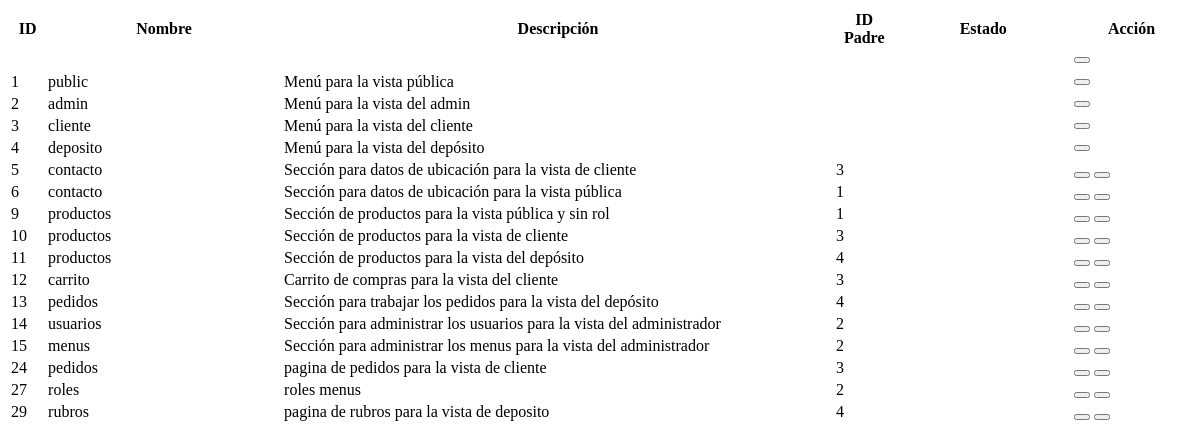
The app's page /Vista/accion/admin/accionListarItemM.php with its own data.
### tables this page shows
CREATE TABLE `menu` (
  `idmenu` bigint(20) NOT NULL,
  `menombre` varchar(50) NOT NULL COMMENT 'Nombre del item del menu',
  `medescripcion` varchar(124) NOT NULL COMMENT 'Descripcion mas detallada del item del menu',
  `idpadre` bigint(20) DEFAULT NULL COMMENT 'Referencia al id del menu que es subitem',
  `medeshabilitado` timestamp NULL DEFAULT current_timestamp() COMMENT 'Fecha en la que el menu fue deshabilitado por ultima vez'
);

### Utiles/funciones.php (called while the page is built, shortened)
<?php
spl_autoload_register(function($class_name){
    $directorys = array(
        $GLOBALS['ROOT'].'Modelo/',
        $GLOBALS['ROOT'].'Modelo/Paris/',
        $GLOBALS['ROOT'].'Control/',
        $GLOBALS['ROOT'].'Utiles/',
    );
    foreach($directorys as $directory){
        if(file_exists($directory.$class_name . '.php')){
            return;
        }
    }
});
?>

### Control/AbmMenu.php (called while the page is built, shortened)
<?php
class AbmMenu extends AbmSuper{
    public function __construct(){
        $this->clase = new Menu();
    }
}
?>

### Utiles/Model.php (called while the page is built, shortened)
<?php
    class ORMWrapper extends ORM {
        public static function for_table($table_name, $connection_name = parent::DEFAULT_CONNECTION) {
            return new self($table_name, array(), $connection_name);
        }
    }
    class Model {
        public static $auto_prefix_models = null;
        public static $short_table_names = false;
        protected static function _get_static_property($class_name, $property, $default=null) {
            if (!class_exists($class_name) || !property_exists($class_name, $property)) {
                return $default;
            }
            $properties = get_class_vars($class_name);
            return $properties[$property];
        }
        protected static function _get_table_name($class_name) {
            $specified_table_name = self::_get_static_property($class_name, '_table');
            $use_short_class_name = self::_use_short_table_name($class_name);
            return $specified_table_name;
        }
        protected static function _use_short_table_name($class_name) {
            $global_option = self::$short_table_names;
            $class_property = self::_get_static_property($class_name, '_table_use_short_name');
            return is_null($class_property) ? $global_option : $class_property;
        }
        protected static function _get_id_column_name($class_name) {
            return self::_get_static_property($class_name, '_id_column', self::DEFAULT_ID_COLUMN);
        }
        public static function factory($class_name, $connection_name = null) {
            $class_name = self::$auto_prefix_models . $class_name;
            $table_name = self::_get_table_name($class_name);
            if ($connection_name == null) {
               $connection_name = self::_get_static_property(
                   $class_name,
                   '_connection_name',
                   ORMWrapper::DEFAULT_CONNECTION
               );
            }
            $wrapper = ORMWrapper::for_table($table_name, $connection_name);
            $wrapper->set_class_name($class_name);
            $wrapper->use_id_column(self::_get_id_column_name($class_name));
            return $wrapper;
        }
    }

### Utiles/ORM.php (called while the page is built, shortened)
<?php
    class ORM implements ArrayAccess {
        protected static $_default_config = array(
            'connection_string' => 'sqlite::memory:',
            'id_column' => 'id',
            'id_column_overrides' => array(),
            'error_mode' => PDO::ERRMODE_EXCEPTION,
            'username' => null,
            'password' => null,
            'driver_options' => null,
            'identifier_quote_character' => null,
            'limit_clause_style' => null,
            'logging' => false,
            'logger' => null,
            'caching' => false,
            'caching_auto_clear' => false,
            'return_result_sets' => false,
        );
        protected static $_config = array();
        protected static $_db = array();
        protected static $_last_statement = null;
        protected $_connection_name;
        protected $_table_name;
        protected $_values = array();
        protected $_result_columns = array('*');
        protected $_join_sources = array();
        protected $_order_by = array();
        protected $_group_by = array();
        public static function configure($key, $value = null, $connection_name = self::DEFAULT_CONNECTION) {
            if (is_array($key)) {
                foreach ($key as $conf_key => $conf_value) {
                    self::configure($conf_key, $conf_value, $connection_name);
                }
            } else {
                self::$_config[$connection_name][$key] = $value;
            }
        }
        protected static function _setup_db_config($connection_name) {
            if (!array_key_exists($connection_name, self::$_config)) {
                self::$_config[$connection_name] = self::$_default_config;
            }
        }
        public static function set_db($db, $connection_name = self::DEFAULT_CONNECTION) {
            self::$_db[$connection_name] = $db;
        }
        protected static function _setup_identifier_quote_character($connection_name) {
            if (is_null(self::$_config[$connection_name]['identifier_quote_character'])) {
                self::$_config[$connection_name]['identifier_quote_character'] =
                    self::_detect_identifier_quote_character($connection_name);
            }
        }
        public static function _setup_limit_clause_style($connection_name) {
            if (is_null(self::$_config[$connection_name]['limit_clause_style'])) {
                self::$_config[$connection_name]['limit_clause_style'] =
                    self::_detect_limit_clause_style($connection_name);
            }
        }
        protected static function _detect_identifier_quote_character($connection_name) {
            switch(self::get_db($connection_name)->getAttribute(PDO::ATTR_DRIVER_NAME)) {
                case 'mysql':
                case 'sqlite':
                case 'sqlite2':
                default:
                    return '`';
            }
        }
        protected static function _detect_limit_clause_style($connection_name) {
            switch(self::get_db($connection_name)->getAttribute(PDO::ATTR_DRIVER_NAME)) {
                default:
                    return ORM::LIMIT_STYLE_LIMIT;
            }
        }
        public static function get_db($connection_name = self::DEFAULT_CONNECTION) {
            return self::$_db[$connection_name];
        }
        public static function get_last_statement() {
            return self::$_last_statement;
        }
        protected static function _execute($query, $parameters = array(), $connection_name = self::DEFAULT_CONNECTION) {
            $statement = self::get_db($connection_name)->prepare($query);
            self::$_last_statement = $statement;
            $time = microtime(true);
            $q = $statement->execute();
            return $q;
        }
        protected static function _log_query($query, $parameters, $connection_name, $query_time) {
            if (empty($parameters)) {
                $bound_query = $query;
            }
            return true;
        }
        protected function __construct($table_name, $data = array(), $connection_name = self::DEFAULT_CONNECTION) {
            $this->_table_name = $table_name;
            $this->_connection_name = $connection_name;
        }
        public function use_id_column($id_column) {
            return $this;
        }
        protected function _find_many() {
            $rows = $this->_run();
            return array_map(array($this, '_create_instance_from_row'), $rows);
        }
        public function find_result_set() {
            return new IdiormResultSet($this->_find_many());
        }
        protected function _build_select() {
            return $this->_join_if_not_empty(" ", array(
                $this->_build_select_start(),
                $this->_build_join(),
                $this->_build_where(),
                $this->_build_group_by(),
                $this->_build_having(),
                $this->_build_order_by(),
                $this->_build_limit(),
                $this->_build_offset(),
            ));
        }
        protected function _build_select_start() {
            $fragment = 'SELECT ';
            $result_columns = join(', ', $this->_result_columns);
            $fragment .= "{$result_columns} FROM " . $this->_quote_identifier($this->_table_name);
            return $fragment;
        }
        protected function _build_join() {
            if (count($this->_join_sources) === 0) {
                return '';
            }
            return join(" ", $this->_join_sources);
        }
        protected function _build_where() {
            return $this->_build_conditions('where');
        }
        protected function _build_having() {
            return $this->_build_conditions('having');
        }
        protected function _build_group_by() {
            if (count($this->_group_by) === 0) {
                return '';
            }
            return "GROUP BY " . join(", ", $this->_group_by);
        }
        protected function _build_conditions($type) {
            $conditions_class_property_name = "_{$type}_conditions";
            if (count($this->$conditions_class_property_name) === 0) {
                return '';
            }
            $conditions = array();
            return strtoupper($type) . " " . join(" AND ", $conditions);
        }
        protected function _build_order_by() {
            if (count($this->_order_by) === 0) {
                return '';
            }
            return "ORDER BY " . join(", ", $this->_order_by);
        }
        protected function _build_limit() {
            $fragment = '';
            return $fragment;
        }
        protected function _build_offset() {
            return '';
        }
        protected function _join_if_not_empty($glue, $pieces) {
            $filtered_pieces = array();
            foreach ($pieces as $piece) {
                if (is_string($piece)) {
                    $piece = trim($piece);
                }
                if (!empty($piece)) {
                    $filtered_pieces[] = $piece;
                }
            }
            return join($glue, $filtered_pieces);
        }
        protected function _quote_one_identifier($identifier) {
            $parts = explode('.', $identifier);
            $parts = array_map(array($this, '_quote_identifier_part'), $parts);
            return join('.', $parts);
        }
        protected function _quote_identifier($identifier) {
            if (is_array($identifier)) {
                $result = array_map(array($this, '_quote_one_identifier'), $identifier);
                return join(', ', $result);
            } else {
                return $this->_quote_one_identifier($identifier);
            }
        }
        protected function _quote_identifier_part($part) {
            $quote_character = self::$_config[$this->_connection_name]['identifier_quote_character'];
            return $quote_character .
                   str_replace($quote_character,
                               $quote_character . $quote_character,
                               $part
                   ) . $quote_character;
        }
        protected function _run() {
            $query = $this->_build_select();
            $caching_enabled = self::$_config[$this->_connection_name]['caching'];
            self::_execute($query, $this->_values, $this->_connection_name);
            $statement = self::get_last_statement();
            $rows = array();
            while ($row = $statement->fetch(PDO::FETCH_ASSOC)) {
                $rows[] = $row;
            }
            return $rows;
        }
        private function _reset_idiorm_state() {
            $this->_values = array();
            $this->_result_columns = array('*');
        }
        public function __call($name, $arguments)
        {
            $method = strtolower(preg_replace('/([a-z])([A-Z])/', '$1_$2', $name));
            if (method_exists($this, $method)) {
                return call_user_func_array(array($this, $method), $arguments);
            } else {
                throw new IdiormMethodMissingException("Method $name() does not exist in class " . get_class($this));
            }
        }
    }

### Modelo/Paris/Querys.php (called while the page is built, shortened)
<?php
class Querys{
    public static function read($param, $table){
        $arreglo = array();
        if($param){
            $res = Model::factory($table)->where($param)->find_result_set();
        }else{
            $res = Model::factory($table)->find_result_set();
        }
        if($res){
            foreach($res as $tupla){
                array_push($arreglo, $tupla->as_array());
            }
        }
        return $arreglo;
    }
}
?>

### Modelo/Menu.php (called while the page is built, shortened)
<?php
class Menu extends ModOrm{
    public static $_table = 'Menu';
    public function listar($param){
        return Querys::read($param, self::$_table);
    }
}
?>

### Control/AbmSuper.php (called while the page is built, shortened)
<?php
class AbmSuper{
    public $clase;
    public function buscar($param){
        return $this->clase->listar($param);
    }
}
?>

### Vista/accion/admin/accionListarItemM.php (the view, shortened to what this page needs)
<?php
$abmMenu = new AbmMenu();
$colItemMenu = $abmMenu->buscar(null);
$strhtnl="";
          $strhtnl.="<table id='listIt' class='table table-striped text-center'>
                    <thead>
                        <tr >
                            <th scope='col' class='col-1' style='width: 3%'>ID</th>
                            <th scope='col' class='col-2' style='width: 20%'>Nombre</th>
                            <th scope='col' class='col-2' style='width: 47%'>Descripción</th>
                            <th scope='col' class='col-2' style='width: 5%'>ID Padre</th>
                            <th scope='col' class='col-1' style='width: 15%'>Estado</th>
                            <th scope='col' class='col-3' style='width: 10%'>Acción</th>
                        </tr>
                    </thead>
                    <tbody>";
if (count($colItemMenu) > 0) {
    $strhtnl.="<tr>
    <td ></td>
    <td contenteditable class='coledit'></td>
    <td contenteditable class='coledit'></td>
    <td contenteditable class='coledit'></td>
    <td><i class='fa fa-check'></i></td>
    <td><button id='altaIt' class='btn btn-info'><i class='fa fa-plus'></i> </button></td>
    </tr>";
   foreach ($colItemMenu as $itm) {
        $strhtnl.="<tr>
        <td>". $itm["idmenu"]."</td>
        <td>". $itm["menombre"] ."</td>
        <td>".$itm["medescripcion"] ."</td>
        <td>".$itm["idpadre"] ."</td> ";
        if($itm["medeshabilitado"]==null || $itm["medeshabilitado"]=='0000-00-00 00:00:00'){
            $strhtnl.="<td><i class='fa fa-check'></i> </td>";
        }else{
            $strhtnl.="<td><i class='fa fa-times'></i></td>";
        }
        $strhtnl.="<td>";
        if($itm["medeshabilitado"]==null || $itm["medeshabilitado"]=='0000-00-00 00:00:00'){
            $strhtnl.=" <button class='editarItm btn btn-warning' id='editarIt".$itm['idmenu']."' data-id='".$itm['idmenu'] ."' ><i class='fa fa-pen'></i> </button>
            <button class='btn btn-success' id='confirmIt".$itm['idmenu']."'  style='display:none' ><i class='fa fa-check'></i> </button>
            <button class='btn btn-danger mx-2' id='cancelIt".$itm['idmenu']."'  style='display:none' onclick='controlButton(".$itm['idmenu'].",0)' ><i class='fa fa-times'></i> </button>";
            if(!is_null($itm["idpadre"])){
                $strhtnl .= "<button class='borrarItm btn btn-danger' id='borrarIt".$itm['idmenu']."' data-id='".$itm['idmenu'] ."' onclick='manage(".$itm['idmenu'].")'><i class='fa fa-arrow-down'></i></button>";
            }
        }
}
$strhtnl.="</td></tr> </tbody>
        </table>";
}
echo $strhtnl;
?>

### records on screen
menu: idmenu "1", menombre "public", medescripcion "Menú para la vista pública"
menu: idmenu "2", menombre "admin", medescripcion "Menú para la vista del admin"
menu: idmenu "3", menombre "cliente", medescripcion "Menú para la vista del cliente"
menu: idmenu "4", menombre "deposito", medescripcion "Menú para la vista del depósito"
menu: idmenu "5", menombre "contacto", medescripcion "Sección para datos de ubicación para la vista de cliente", idpadre "3"
menu: idmenu "6", menombre "contacto", medescripcion "Sección para datos de ubicación para la vista pública", idpadre "1"
menu: idmenu "9", menombre "productos", medescripcion "Sección de productos para la vista pública y sin rol", idpadre "1"
menu: idmenu "10", menombre "productos", medescripcion "Sección de productos para la vista de cliente", idpadre "3"
menu: idmenu "11", menombre "productos", medescripcion "Sección de productos para la vista del depósito", idpadre "4"
menu: idmenu "12", menombre "carrito", medescripcion "Carrito de compras para la vista del cliente", idpadre "3"
menu: idmenu "13", menombre "pedidos", medescripcion "Sección para trabajar los pedidos para la vista del depósito", idpadre "4"
menu: idmenu "14", menombre "usuarios", medescripcion "Sección para administrar los usuarios para la vista del administrador", idpadre "2"
menu: idmenu "15", menombre "menus", medescripcion "Sección para administrar los menus para la vista del administrador", idpadre "2"
menu: idmenu "24", menombre "pedidos", medescripcion "pagina de pedidos para la vista de cliente", idpadre "3"
menu: idmenu "27", menombre "roles", medescripcion "roles menus", idpadre "2"
menu: idmenu "29", menombre "rubros", medescripcion "pagina de rubros para la vista de deposito", idpadre "4"
